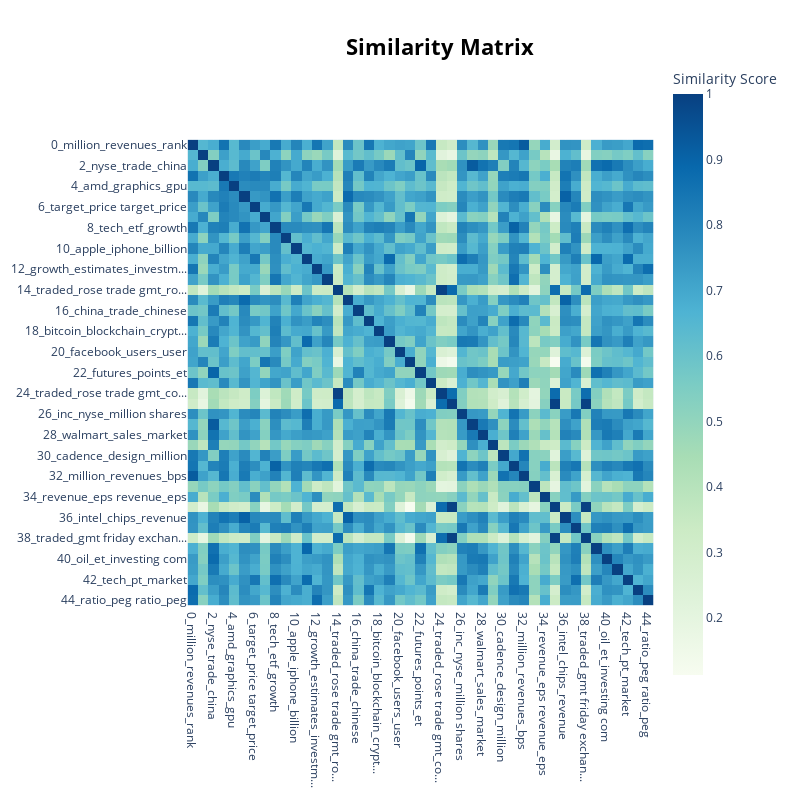

Source (notebook cell):
### Code cell
default_topic_model.visualize_heatmap()

### Figure 1 — Plotly figure (JSON) as saved in the notebook; plotly's stock layout.template omitted (floating-point values rounded to 4 significant figures; data arrays with more than 128 entries replaced by an {"elided": "..."} marker saying what was removed)
{"data": [{"coloraxis": "coloraxis", "hovertemplate": "x: %{x}<br>y: %{y}<br>Similarity Score: %{z}<extra></extra>", "name": "0", "type": "heatmap", "x": ["0_million_revenues_rank", "1_driving_self_self driving", "2_nyse_trade_china", "3_gaming_billion_revenues", "4_amd_graphics_gpu", "5_semiconductor_industry_rank", "6_target_price target_price", "7_intel_ai_chips", "8_tech_etf_growth", "9_inc_close_performers", "10_apple_iphone_billion", "11_resistance_stock_towards", "12_growth_estimates_investm...", "13_tracey_investment_podcast", "14_traded_rose trade gmt_ro...", "15_micron_dram_nand", "16_china_trade_chinese", "17_analyst_research_reports", "18_bitcoin_blockchain_crypt...", "19_day_trading_call", "20_facebook_users_user", "21_ai_robotics_ml", "22_futures_points_et", "23_storage_pure storage_wes...", "24_traded_rose trade gmt_co...", "25_traded_fell trade gmt_co...", "26_inc_nyse_million shares", "27_might_week_market", "28_walmart_sales_market", "29_us_targets_scenario", "30_cadence_design_million", "31_shares_investment_stock", "32_million_revenues_bps", "33_qualcomm_commission_said", "34_revenue_eps revenue_eps", "35_traded_com fell trade_fe...", "36_intel_chips_revenue", "37_stock_nyse_com focus", "38_traded_gmt friday exchan...", "39_resistance_stock_around", "40_oil_et_investing com", "41_percent_reuters_index", "42_tech_pt_market", "43_investment_elastic_growth", "44_ratio_peg ratio_peg"], "xaxis": "x", "y": ["0_million_revenues_rank", "1_driving_self_self driving", "2_nyse_trade_china", "3_gaming_billion_revenues", "4_amd_graphics_gpu", "5_semiconductor_industry_rank", "6_target_price target_price", "7_intel_ai_chips", "8_tech_etf_growth", "9_inc_close_performers", "10_apple_iphone_billion", "11_resistance_stock_towards", "12_growth_estimates_investm...", "13_tracey_investment_podcast", "14_traded_rose trade gmt_ro...", "15_micron_dram_nand", "16_china_trade_chinese", "17_analyst_research_reports", "18_bitcoin_blockchain_crypt...", "19_day_trading_call", "20_facebook_users_user", "21_ai_robotics_ml", "22_futures_points_et", "23_storage_pure storage_wes...", "24_traded_rose trade gmt_co...", "25_traded_fell trade gmt_co...", "26_inc_nyse_million shares", "27_might_week_market", "28_walmart_sales_market", "29_us_targets_scenario", "30_cadence_design_million", "31_shares_investment_stock", "32_million_revenues_bps", "33_qualcomm_commission_said", "34_revenue_eps revenue_eps", "35_traded_com fell trade_fe...", "36_intel_chips_revenue", "37_stock_nyse_com focus", "38_traded_gmt friday exchan...", "39_resistance_stock_around", "40_oil_et_investing com", "41_percent_reuters_index", "42_tech_pt_market", "43_investment_elastic_growth", "44_ratio_peg ratio_peg"], "yaxis": "y", "z": {"elided": "45x45 float values"}}], "layout": {"coloraxis": {"colorbar": {"title": {"text": "Similarity Score"}}, "colorscale": [[0, "rgb(247,252,240)"], [0.125, "rgb(224,243,219)"], [0.25, "rgb(204,235,197)"], [0.375, "rgb(168,221,181)"], [0.5, "rgb(123,204,196)"], [0.625, "rgb(78,179,211)"], [0.75, "rgb(43,140,190)"], [0.875, "rgb(8,104,172)"], [1, "rgb(8,64,129)"]]}, "height": 800, "hoverlabel": {"bgcolor": "white", "font": {"family": "Rockwell", "size": 16}}, "legend": {"title": {"text": "Trend"}}, "margin": {"t": 60}, "showlegend": true, "title": {"font": {"color": "Black", "size": 22}, "text": "<b>Similarity Matrix</b>", "x": 0.55, "xanchor": "center", "y": 0.95, "yanchor": "top"}, "width": 800, "xaxis": {"anchor": "y", "constrain": "domain", "domain": [0, 1], "scaleanchor": "y"}, "yaxis": {"anchor": "x", "autorange": "reversed", "constrain": "domain", "domain": [0, 1]}}}
